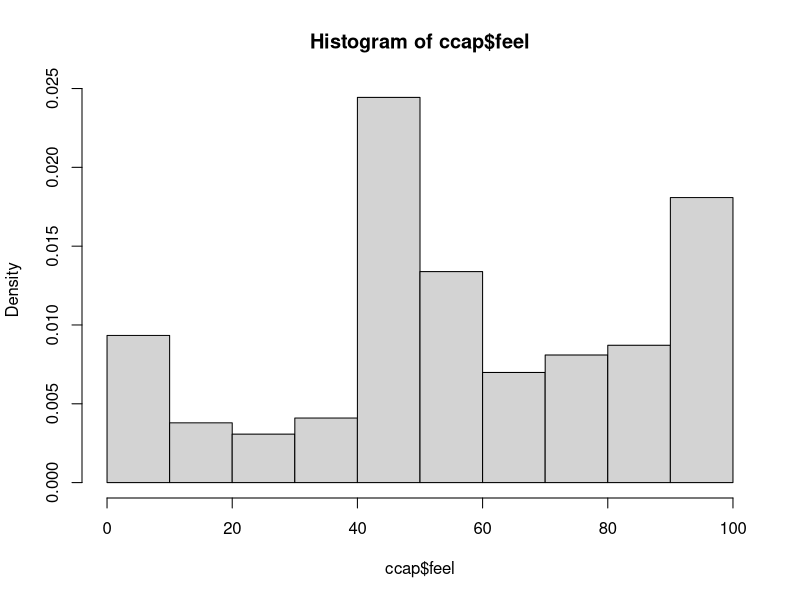
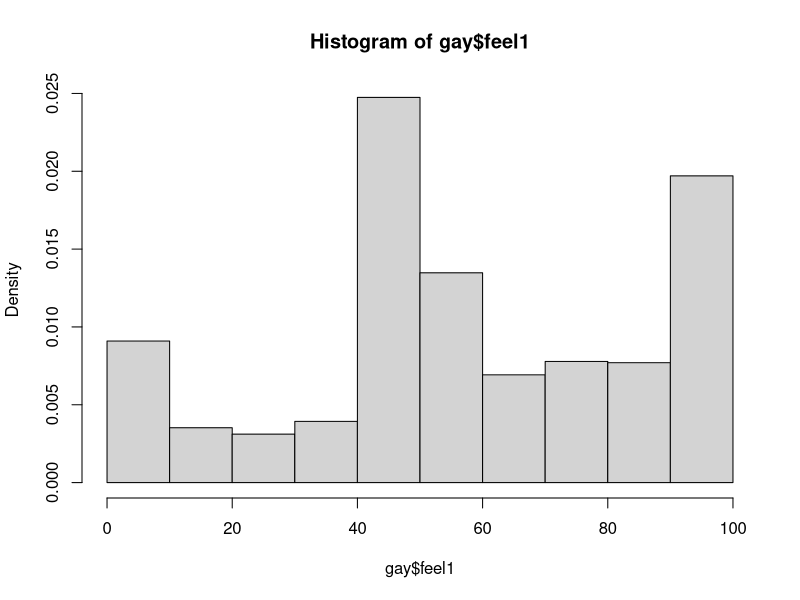

Write R code to recreate these figures, in order.
## ---- chunk 1

ccap <- read.csv("CCAP.csv")
View(ccap)


gay <- read.csv("gay.csv")
View(gay)

head(ccap, n=4)
head(gay, n=4)

dim(gay)
dim(ccap)

## ---- chunk 2
hist(ccap$feel,freq = F, breaks = 10)

hist(gay$feel1,freq = F, breaks = 10)


## ---- chunk 3
summary(ccap$feel)
sd(ccap$feel)

summary(gay$feel1)
sd(gay$feel1)
## ---- chunk 4

## ---- chunk 5

